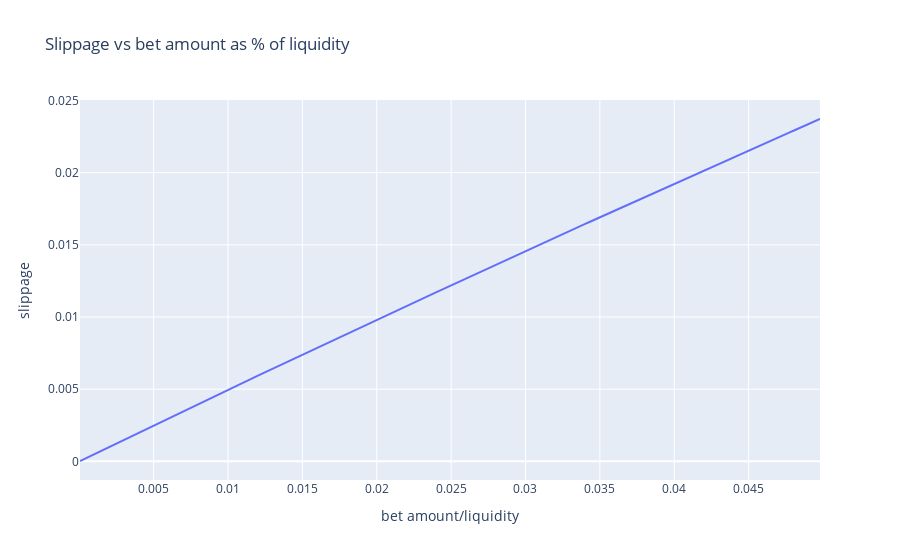

Notebook cell for this chart:
### Markdown cell above
# Zoom in at realistic ranges of slippage (up to 2%).
We have 1% of slippage when bet is 2% of liquidity and 2% of slippage when bet is 4.18% of liquidity. If we assume that 1% of slippage is realistic maximum we need \$1000 liquidity to have \$20 bets or \$50,000 liquidity to have \$1000 bets. With 1% slippage trader loses \$10 out of \$1000 bet

### Code cell
# slippage vs increased bets
cpmm = CPMM()
initial_liquidity = 1000
cpmm.create_event(initial_liquidity)
zoom = 20.0
slippages = [[(amount / zoom) / initial_liquidity , cpmm.calc_slippage(0, amount / zoom)] for amount in range(1, 1000, 5)]
df = pd.DataFrame(data=slippages, columns=["bet amount/liquidity", "slippage"])
fig = px.line(df, x="bet amount/liquidity", y="slippage", title='Slippage vs bet amount as % of liquidity')
fig.show()

### Figure 1 — Plotly figure (JSON) as saved in the notebook; plotly's stock layout.template omitted (floating-point values rounded to 4 significant figures; data arrays with more than 128 entries replaced by an {"elided": "..."} marker saying what was removed)
{"data": [{"hovertemplate": "bet amount/liquidity=%{x}<br>slippage=%{y}<extra></extra>", "legendgroup": "", "line": {"color": "#636efa", "dash": "solid"}, "mode": "lines", "name": "", "orientation": "v", "showlegend": false, "type": "scatter", "x": {"elided": "200 float values"}, "xaxis": "x", "y": {"elided": "200 float values"}, "yaxis": "y"}], "layout": {"legend": {"tracegroupgap": 0}, "title": {"text": "Slippage vs bet amount as % of liquidity"}, "xaxis": {"anchor": "y", "domain": [0, 1], "title": {"text": "bet amount/liquidity"}}, "yaxis": {"anchor": "x", "domain": [0, 1], "title": {"text": "slippage"}}}}
